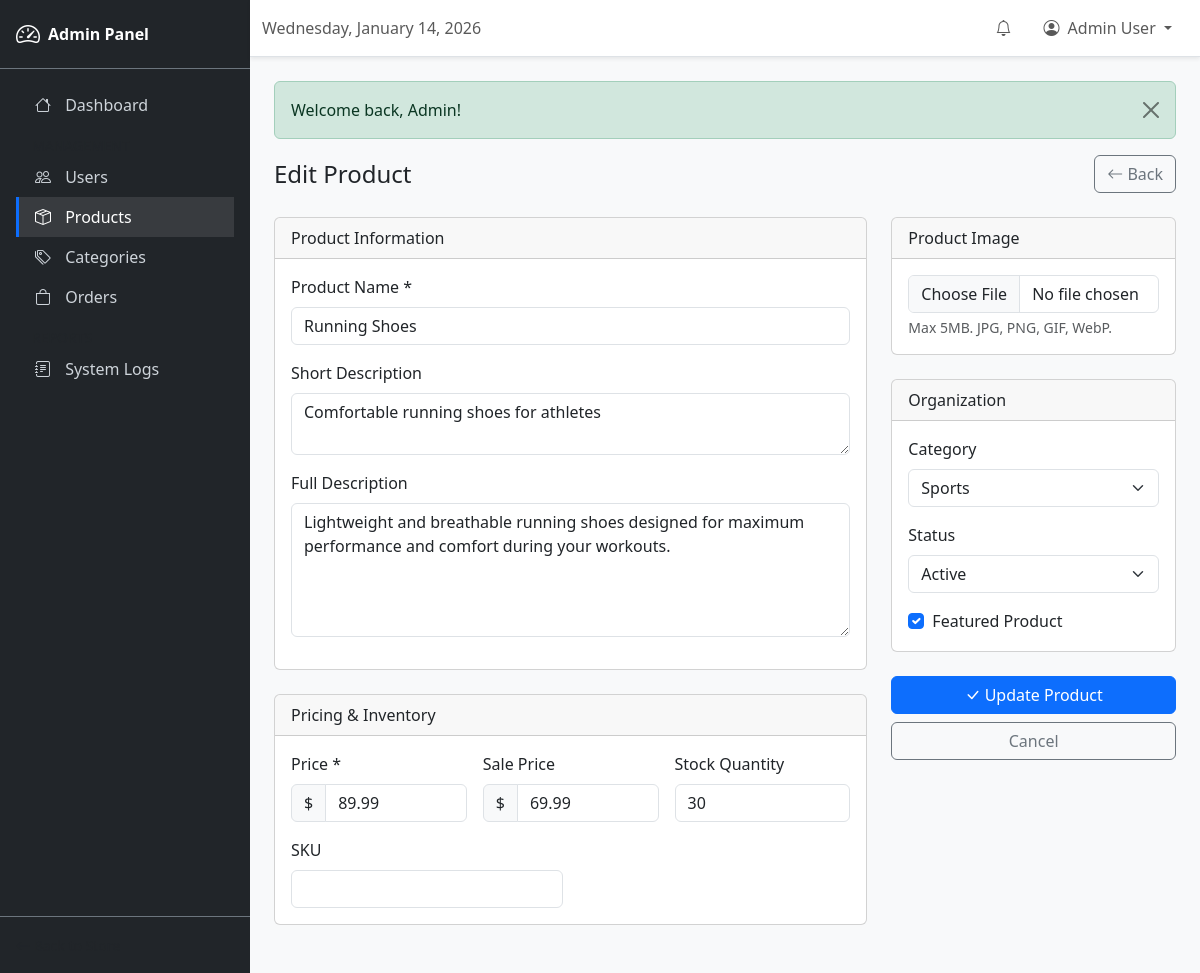
/admin/products.php?action=edit&id=3 (signed in), run on the app's committed database.
### tables this page shows
CREATE TABLE products (
    id INT AUTO_INCREMENT PRIMARY KEY,

     
    name VARCHAR(255) NOT NULL,

     
    slug VARCHAR(255) NOT NULL UNIQUE,

     
    short_description VARCHAR(500) DEFAULT NULL,

     
    description TEXT DEFAULT NULL,

     
    price DECIMAL(10, 2) NOT NULL,

     
    sale_price DECIMAL(10, 2) DEFAULT NULL,

     
    sku VARCHAR(50) DEFAULT NULL,

     
    stock_quantity INT DEFAULT 0,

     
    category_id INT DEFAULT NULL,

     
    main_image VARCHAR(255) DEFAULT NULL,

     
    gallery_images TEXT DEFAULT NULL,

     
    is_featured TINYINT(1) DEFAULT 0,

     
    status ENUM('active', 'inactive', 'out_of_stock') DEFAULT 'active',

     
    created_at TIMESTAMP DEFAULT CURRENT_TIMESTAMP,
    updated_at TIMESTAMP DEFAULT CURRENT_TIMESTAMP ON UPDATE CURRENT_TIMESTAMP,

     
    FOREIGN KEY (category_id) REFERENCES categories(id) ON DELETE SET NULL,

     
    INDEX idx_category (category_id),
    INDEX idx_status (status),
    INDEX idx_featured (is_featured),
    INDEX idx_slug (slug)
);

CREATE TABLE categories (
    id INT AUTO_INCREMENT PRIMARY KEY,

     
    name VARCHAR(100) NOT NULL,

     
    slug VARCHAR(100) NOT NULL UNIQUE,

     
    description TEXT DEFAULT NULL,

     
    image VARCHAR(255) DEFAULT NULL,

     
    parent_id INT DEFAULT NULL,

     
    sort_order INT DEFAULT 0,

     
    status ENUM('active', 'inactive') DEFAULT 'active',

     
    created_at TIMESTAMP DEFAULT CURRENT_TIMESTAMP,
    updated_at TIMESTAMP DEFAULT CURRENT_TIMESTAMP ON UPDATE CURRENT_TIMESTAMP,

     
    FOREIGN KEY (parent_id) REFERENCES categories(id) ON DELETE SET NULL,

     
    INDEX idx_slug (slug)
);

### includes/functions.php (called while the page is built, shortened)
<?php
function sanitize(string $input): string
{
    return htmlspecialchars(trim($input), ENT_QUOTES, 'UTF-8');
}
function getFlashMessage(): ?array
{
    if (isset($_SESSION['flash_message'])) {
        $message = $_SESSION['flash_message'];
        return $message;
    }
    return null;
}

### admin/products.php (the view, shortened to what this page needs)
<?php
$db = getDB();
$action = $_GET['action'] ?? 'list';
$productId = (int)($_GET['id'] ?? 0);
$categories = $db->query("SELECT id, name FROM categories WHERE status = 'active' ORDER BY name")->fetchAll();
$editProduct = null;
if ($action === 'edit' && $productId) {
    $editStmt = $db->prepare("SELECT * FROM products WHERE id = ?");
    $editStmt->execute([$productId]);
    $editProduct = $editStmt->fetch();
}
?>
<!DOCTYPE html>
<html lang="en">
<head>
    <link href="https://cdn.jsdelivr.net/npm/bootstrap@5.3.2/dist/css/bootstrap.min.css" rel="stylesheet">
    <link href="https://cdn.jsdelivr.net/npm/bootstrap-icons@1.11.1/font/bootstrap-icons.css" rel="stylesheet">
    <link href="<?= BASE_URL ?>/css/style.css" rel="stylesheet">
</head>
<body>
    <div class="admin-wrapper">
        <?php include __DIR__ . '/includes/sidebar.php'; ?>
        <div class="admin-content">
            <?php include __DIR__ . '/includes/topbar.php'; ?>
            <div class="p-4">
                <?php $flash = getFlashMessage(); ?>
                <?php if ($flash): ?>
                    <div class="alert alert-<?= $flash['type'] === 'error' ? 'danger' : $flash['type'] ?> alert-dismissible fade show">
                        <?= sanitize($flash['message']) ?>
                        <button type="button" class="btn-close" data-bs-dismiss="alert"></button>
                    </div>
                <?php endif; ?>
                <?php if ($action === 'create' || $action === 'edit'): ?>
                    <div class="d-flex justify-content-between align-items-center mb-4">
                        <h4 class="mb-0"><?= $action === 'create' ? 'Add New Product' : 'Edit Product' ?></h4>
                        <a href="<?= BASE_URL ?>/admin/products.php" class="btn btn-outline-secondary">
                            <i class="bi bi-arrow-left"></i> Back
                        </a>
                    </div>
                    <form method="POST" enctype="multipart/form-data">
                        <div class="row">
                            <div class="col-lg-8">
                                <div class="card mb-4">
                                    <div class="card-header">Product Information</div>
                                    <div class="card-body">
                                        <div class="mb-3">
                                            <label class="form-label">Product Name *</label>
                                            <input type="text" class="form-control" name="name"
                                                   value="<?= sanitize($editProduct['name'] ?? '') ?>" required>
                                        </div>
                                        <div class="mb-3">
                                            <label class="form-label">Short Description</label>
                                            <textarea class="form-control" name="short_description" rows="2"
                                                ><?= sanitize($editProduct['short_description'] ?? '') ?></textarea>
                                        </div>
                                        <div class="mb-3">
                                            <label class="form-label">Full Description</label>
                                            <textarea class="form-control" name="description" rows="5"
                                                ><?= sanitize($editProduct['description'] ?? '') ?></textarea>
                                        </div>
                                    </div>
                                </div>
                                <div class="card mb-4">
                                    <div class="card-header">Pricing & Inventory</div>
                                    <div class="card-body">
                                        <div class="row g-3">
                                            <div class="col-md-4">
                                                <label class="form-label">Price *</label>
                                                <div class="input-group">
                                                    <span class="input-group-text">$</span>
                                                    <input type="number" class="form-control" name="price" step="0.01" min="0"
                                                           value="<?= $editProduct['price'] ?? '' ?>" required>
                                                </div>
                                            </div>
                                            <div class="col-md-4">
                                                <label class="form-label">Sale Price</label>
                                                <div class="input-group">
                                                    <span class="input-group-text">$</span>
                                                    <input type="number" class="form-control" name="sale_price" step="0.01" min="0"
                                                           value="<?= $editProduct['sale_price'] ?? '' ?>">
                                                </div>
                                            </div>
                                            <div class="col-md-4">
                                                <label class="form-label">Stock Quantity</label>
                                                <input type="number" class="form-control" name="stock_quantity" min="0"
                                                       value="<?= $editProduct['stock_quantity'] ?? 0 ?>">
                                            </div>
                                            <div class="col-md-6">
                                                <label class="form-label">SKU</label>
                                                <input type="text" class="form-control" name="sku"
                                                       value="<?= sanitize($editProduct['sku'] ?? '') ?>">
                                            </div>
                                        </div>
                                    </div>
                                </div>
                            </div>
                            <div class="col-lg-4">
                                <div class="card mb-4">
                                    <div class="card-header">Product Image</div>
                                    <div class="card-body">
                                        <input type="file" class="form-control" name="main_image" accept="image/*">
                                        <div class="form-text">Max 5MB. JPG, PNG, GIF, WebP.</div>
                                    </div>
                                </div>
                                <div class="card mb-4">
                                    <div class="card-header">Organization</div>
                                    <div class="card-body">
                                        <div class="mb-3">
                                            <label class="form-label">Category</label>
                                            <select class="form-select" name="category_id">
                                                <?php foreach ($categories as $cat): ?>
                                                    <option value="<?= $cat['id'] ?>"
                                                        <?= ($editProduct['category_id'] ?? '') == $cat['id'] ? 'selected' : '' ?>>
                                                        <?= sanitize($cat['name']) ?>
                                                    </option>
                                                <?php endforeach; ?>
                                            </select>
                                        </div>
                                        <div class="mb-3">
                                            <label class="form-label">Status</label>
                                            <select class="form-select" name="status">
                                                <option value="active" <?= ($editProduct['status'] ?? '') === 'active' ? 'selected' : '' ?>>Active</option>
                                            </select>
                                        </div>
                                        <div class="form-check">
                                            <input class="form-check-input" type="checkbox" name="is_featured" id="is_featured"
                                                <?= ($editProduct['is_featured'] ?? 0) ? 'checked' : '' ?>>
                                            <label class="form-check-label" for="is_featured">Featured Product</label>
                                        </div>
                                    </div>
                                </div>
                                <div class="d-grid gap-2">
                                    <button type="submit" class="btn btn-primary">
                                        <i class="bi bi-check-lg"></i> <?= $action === 'create' ? 'Create Product' : 'Update Product' ?>
                                    </button>
                                    <a href="<?= BASE_URL ?>/admin/products.php" class="btn btn-outline-secondary">Cancel</a>
                                </div>
                            </div>
                        </div>
                    </form>
                <?php endif; ?>
            </div>
        </div>
    </div>
</body>
</html>

### public/css/style.css (style rules this page uses)
:root { --primary-color: #0d6efd; --primary-hover: #0b5ed7; --primary-light: #e7f1ff; --secondary-color: #6c757d; --success-color: #198754; --danger-color: #dc3545; --warning-color: #ffc107; --info-color: #0dcaf0; --dark-color: #212529; --light-color: #f8f9fa; --white-color: #ffffff; --gray-100: #f8f9fa; --gray-200: #e9ecef; --gray-300: #dee2e6; --gray-400: #ced4da; --gray-500: #adb5bd; --gray-600: #6c757d; --gray-700: #495057; --gray-800: #343a40; --gray-900: #212529; --font-family: 'Segoe UI', system-ui, -apple-system, sans-serif; --font-size-base: 1rem; --line-height-base: 1.5; --spacing-xs: 0.25rem; --spacing-sm: 0.5rem; --spacing-md: 1rem; --spacing-lg: 1.5rem; --spacing-xl: 2rem; --border-radius: 0.375rem; --border-radius-lg: 0.5rem; --border-radius-pill: 50rem; --shadow-sm: 0 0.125rem 0.25rem rgba(0, 0, 0, 0.075); --shadow: 0 0.5rem 1rem rgba(0, 0, 0, 0.15); --shadow-lg: 0 1rem 3rem rgba(0, 0, 0, 0.175); --transition-base: all 0.2s ease-in-out; --transition-slow: all 0.3s ease-in-out; }
body { font-family: var(--font-family); color: var(--dark-color); background-color: var(--gray-100); min-height: 100vh; display: flex; flex-direction: column; }
a { color: var(--primary-color); text-decoration: none; transition: var(--transition-base); }
.btn { transition: var(--transition-base); }

### admin/products.php (style rules this page uses)
.admin-wrapper { display: flex; min-height: 100vh; }
.admin-content { flex: 1; background: #f8f9fa; }

### data on the page
products: name "Running Shoes", short_description "Comfortable running shoes for athletes", description "Lightweight and breathable running shoes designed for maximum performance and comfort during your workouts.", price "89.99", sale_price "69.99", stock_quantity "30", category_id "Sports", status "Active", is_featured "☑"

### other printed values
$_SESSION['user_name'] "Admin User"
$flash['message'] "Welcome back, Admin!"
